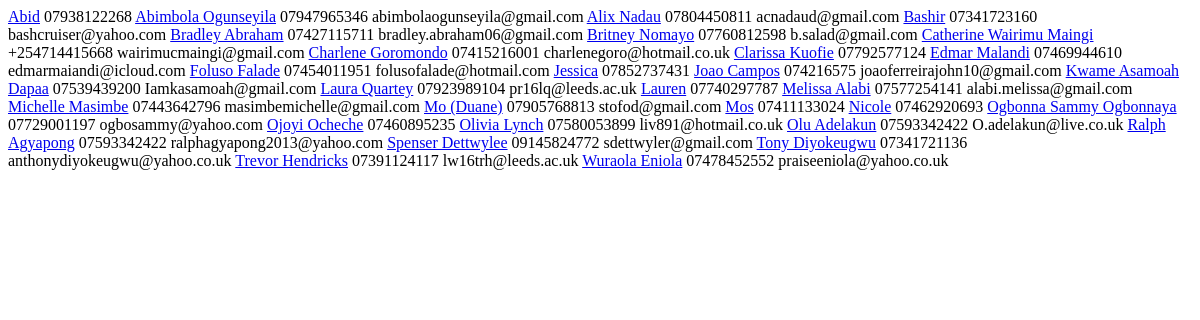
Page /member/_status/First Timer (signed in) on the earlier database version.
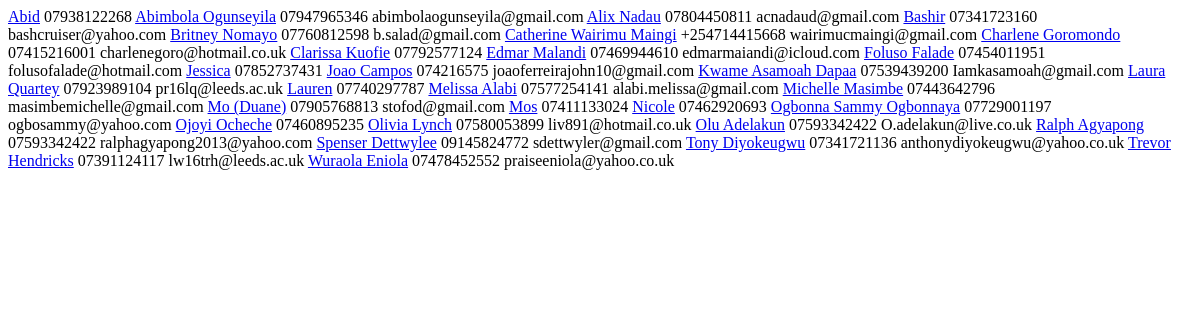
Same page on the later database version.
### member/models.py (models this page shows)
class Member(models.Model):
	name = models.CharField(max_length=50, unique=True)
	gender = models.ForeignKey('Gender', on_delete=models.CASCADE, related_name="sex")
	mobile_no = models.CharField(max_length=50, blank=True, null=True, unique=False, verbose_name="Mobile number")
	email = models.EmailField(max_length=50, blank=True, null=True, verbose_name="Email Address")
	date_of_birth = models.DateField(blank=True, null=True)
	address = models.TextField(max_length=200, blank=True, null=True)
	post_code = models.CharField(max_length=10, blank=True, null=True)
	academic_institution = models.ForeignKey('AcademicInstitution', on_delete=models.CASCADE, related_name="academic_institution", null=True, blank=True)
	course = models.CharField(max_length=100, blank=True)
	first_attended = models.DateField(blank=True, null=True)
	attendance_status = models.ForeignKey('Attendance', on_delete=models.CASCADE, related_name="attendance_status")
	last_visited = models.DateField(null=True, blank=True)
	extra_info = models.TextField(max_length=2000, blank=True)
	last_modified = models.DateTimeField(auto_now=True)
	def __str__(self):
		return self.name
	class Meta:
		ordering = ["name"]

### member/views.py (the view)
@login_required
def _list_members_by_status(request, status):
	pattern = re.compile(r"^([\w\s\d\.-_]+)$")
	if pattern.match(status) and status != "ALL":
		attendance = Attendance.objects.get(status__iexact = status).status
		members = Member.objects.filter(attendance_status__status__iexact = attendance)
	else:
		members = Member.objects.all()
	context = {
		'members': members
	}
	return render (request, '_partial/member_data.html', context)

### member/templates/_partial/member_data.html
{% for member in members %}
<tr>
	<td><a href="{% url 'member:member_info' member %}">{{ member.name }}</a></td>
	<td>{{ member.mobile_no }}</td>
	<td>{{ member.email }}</td>
</tr>
{% endfor %}

Differences in the rows shown:
no longer on this page (row edited): Member: name "Bradley Abraham", mobile_no "07427115711", email "bradley.abraham06@gmail.com"
